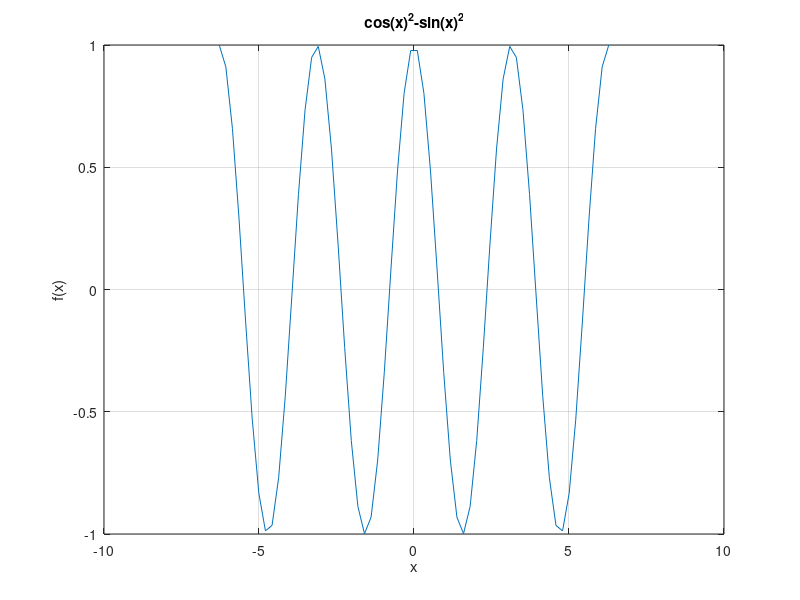

Source code (MATLAB):
clc
clear all
close all
x=linspace(-2*pi,2*pi,60);
f=cos(x).^2-sin(x).^2;
plot(x,f)
grid on
xlabel('x')
ylabel('f(x)')
title('cos(x)^2-sin(x)^2')
